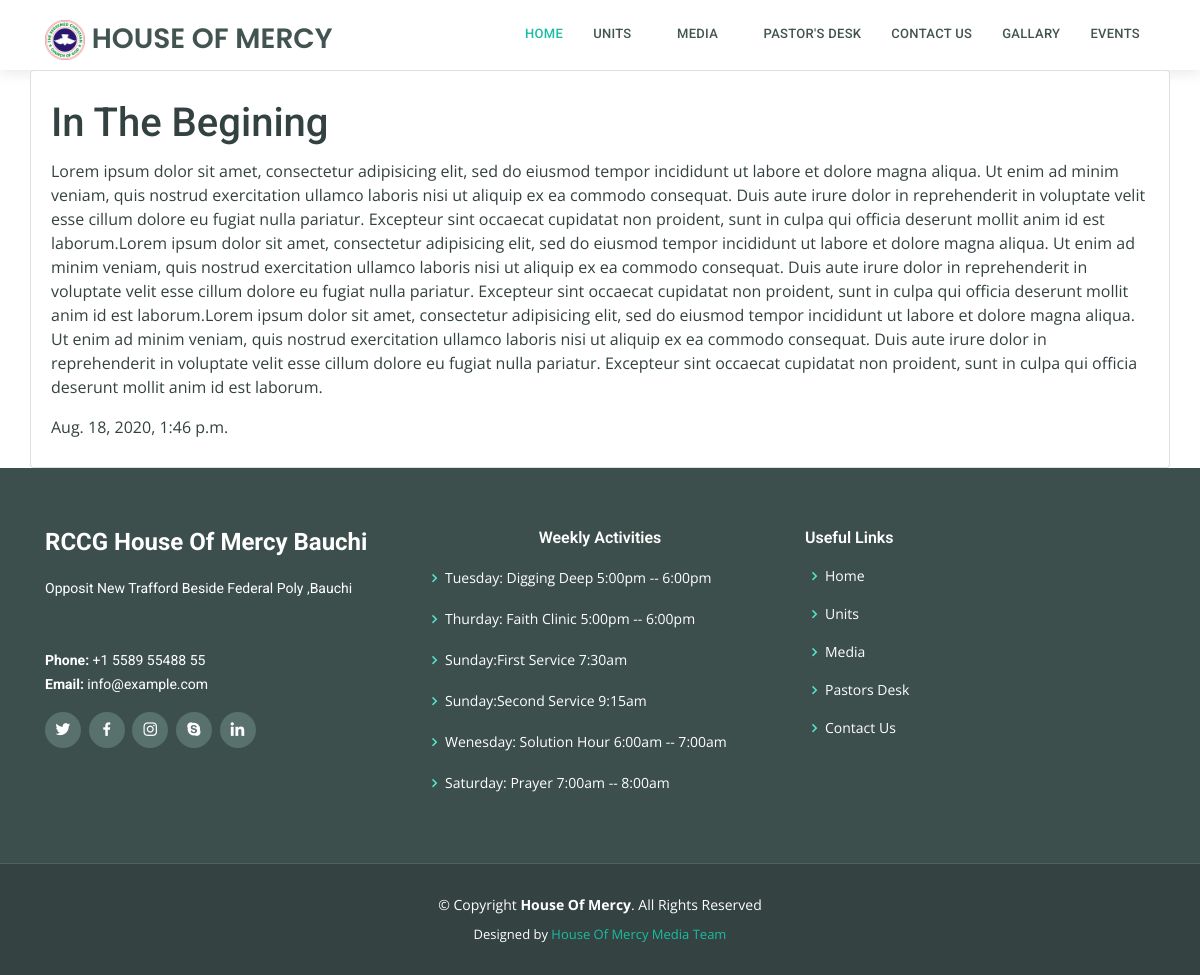
/in-the-begining/, run on the app's committed database.
### app/models.py (models this page shows, shortened)
class pastor_desk(models.Model):
	subject = models.CharField(max_length=200)
	slug = models.SlugField()
	message = models.TextField()
	date = models.DateTimeField(auto_now_add=True)

### app/views.py (the view)
# urls.py: path('<slug>/',views.details, name='detail'),
def details(request, slug):
	context = {}
	message = get_object_or_404(pastor_desk, slug=slug)
	context['message'] = message
	return render(request, 'pages/pastor_detail.html', context)

### app/templates/pages/pastor_detail.html
{% extends 'inc/base.html' %}
{% load static %}
{% block content %}
<div class="container">
	<div class="row">
		<div class="card m-auto">
			<div class="card-body my-2">
				<h1 class="card-title">{{ message.subject }}</h1>
				<p class="card-text">{{ message.message }}</p>
				<p class="card-text">{{ message.date }}</p>
			</div>
		</div>
	</div>
</div>
{% endblock %}

### static/assets/css/style.css (style rules this page uses)
body { font-family: "Open Sans", sans-serif; color: #334240; }
h1, h2, h3, h4, h5, h6 { font-family: "Roboto", sans-serif; }

### data on the page
pastor_desk: subject "In The Begining", message "Lorem ipsum dolor sit amet, consectetur adipisicing elit, sed do eiusmod tempor incididunt ut labore et dolore magna aliqua. Ut enim ad minim veniam, quis nostrud exercitation ullamco laboris nisi ut aliquip ex ea commodo consequat. Duis aute irure dolor in reprehenderit in voluptate velit esse cillum dolore eu fugiat nulla pariatur. Excepteur sint occaecat cupidatat non proident, sunt in culpa qui officia deserunt mollit anim id est laborum.Lorem ipsum dolor sit amet, consectetur adipisicing elit, sed do eiusmod tempor incididunt ut labore et dolore magna aliqua. Ut enim ad minim veniam, quis nostrud exercitation ullamco laboris nisi ut aliquip ex ea commodo consequat. Duis aute irure…", date "Aug. 18, 2020, 1:46 p.m."
